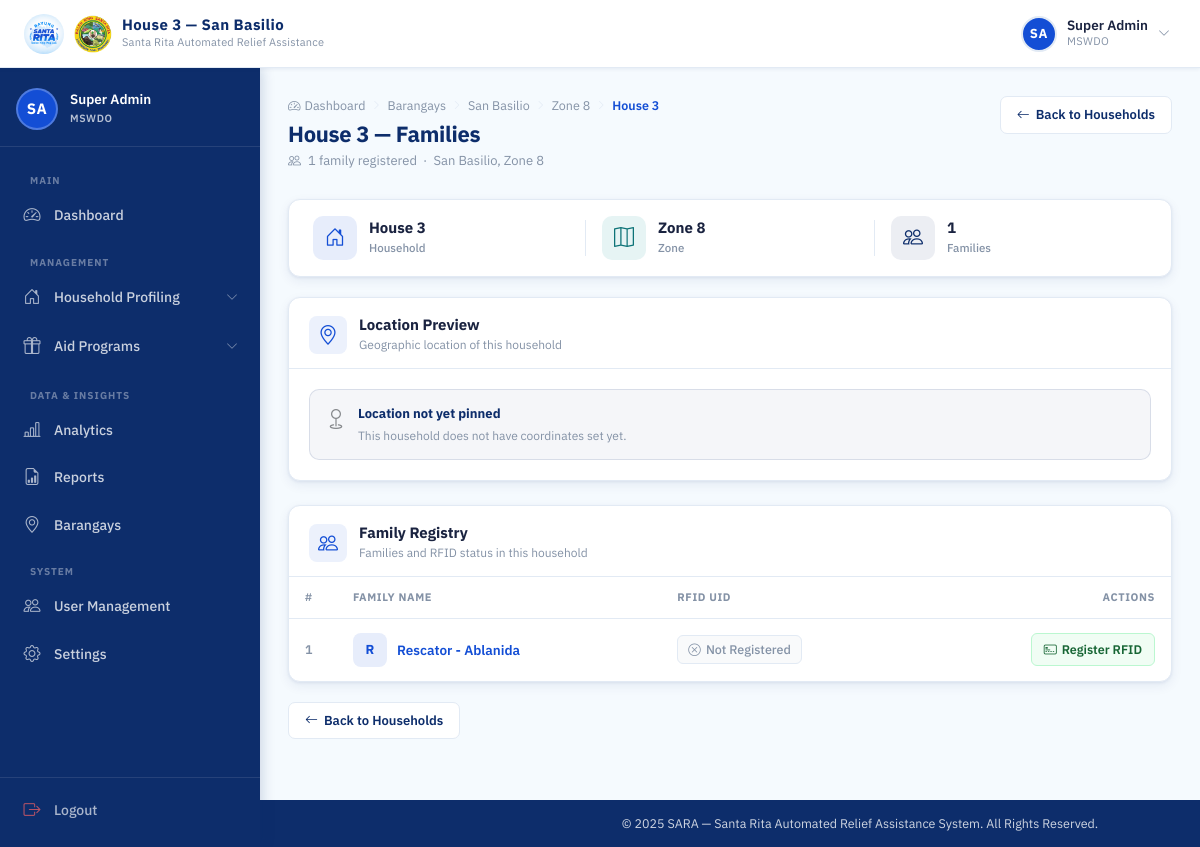
/mswdo/households/71/ (signed in), run on an earlier commit of the app's database.
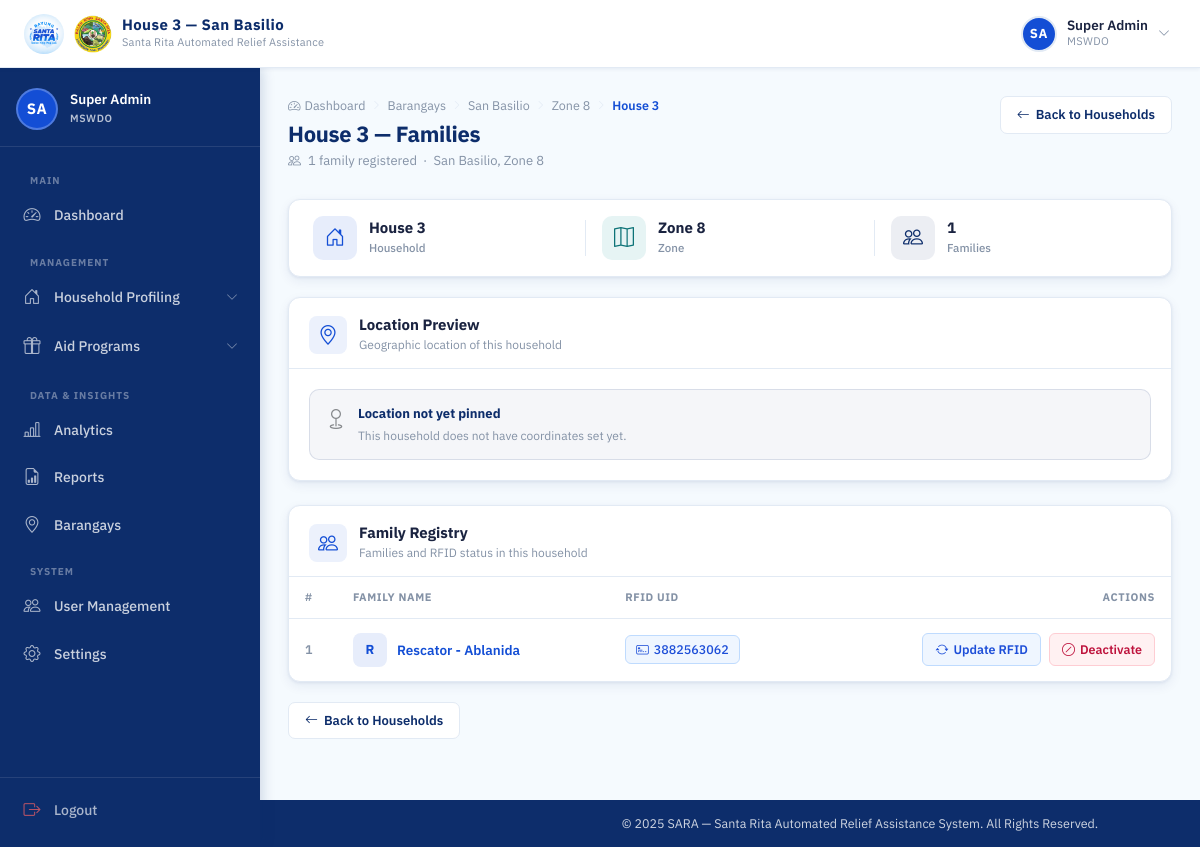
And on a later commit of the database.
### households/models.py (models this page shows, shortened)
class Family(models.Model):
    household = models.ForeignKey(Household, on_delete=models.CASCADE, related_name='families')
    family_name = models.CharField(max_length=100)
    rfid_uid = models.CharField(
        max_length=50,
        unique=True,
        null=True,
        blank=True
    )
    is_active = models.BooleanField(default=True)
    is_archived = models.BooleanField(default=False)
    archived_at = models.DateTimeField(null=True, blank=True)
    archived_by = models.ForeignKey(settings.AUTH_USER_MODEL, on_delete=models.SET_NULL, null=True, blank=True, related_name='+')

### households/views.py (the view)
# urls.py: path('mswdo/households/<int:household_id>/', views.household_info, name='household_info'),
@login_required
@session_protected
@mswdo_or_staff_required
def household_info(request, household_id):
    household = get_object_or_404(
        Household.objects.select_related('zone', 'barangay'),
        id=household_id
    )
    families = Family.objects.filter(
        household=household,
        is_active=True
    ).order_by('family_name')
    return render(request, 'households/household_info.html', {
        'household': household,
        'families': families,
    })

### accounts/context_processors.py (called while the page is built)
def auth_required(request):
    return {
        'requires_auth': request.user.is_authenticated
    }

### households/templates/households/household_info.html (shortened to what the changed rows need)
{% extends 'base.html' %}
{% load static %}
{% block css %}
<link rel="stylesheet" href="{% static 'css/mswdo_dashboard.css' %}">
<link rel="stylesheet" href="{% static 'css/barangay_accounts.css' %}">
<link rel="stylesheet" href="{% static 'css/barangay_list.css' %}">
<link rel="stylesheet" href="{% static 'css/households.css' %}">
<link rel="stylesheet" href="{% static 'css/scan_rfid.css' %}">
{% endblock %}
{% block content %}
<div class="dash-page-header">
  <div>
    <h1 class="dash-page-title">House {{ household.house_number }} — Families</h1>
  </div>
</div>
<div class="dash-panel mb-4">
  <div class="dash-panel__header">
    <div class="dash-panel__header-left">
      <div>
        <h2 class="dash-panel__title">Location Preview</h2>
      </div>
    </div>
  </div>
</div>
<div class="dash-panel">
  <div class="dash-panel__header">
    <div class="dash-panel__header-left">
      <div>
        <h2 class="dash-panel__title">Family Registry</h2>
      </div>
    </div>
  </div>
  <div class="dash-panel__body p-0">
    <div class="table-responsive">
      <table class="acct-table">
        <thead>
          <tr>
            <th class="acct-th">#</th>
            <th class="acct-th">Family Name</th>
            <th class="acct-th">RFID UID</th>
            <th class="acct-th acct-th--actions">Actions</th>
          </tr>
        </thead>
        <tbody>
          {% for family in families %}
          <tr class="acct-row">
            <td class="acct-td acct-td--num">{{ forloop.counter }}</td>
            <td class="acct-td">
              <div class="acct-barangay-cell">
                <div class="acct-avatar">{{ family.family_name|first|upper }}</div>
                <a href="{% url 'family_detail' family.id %}" class="hh-family-link">
                  {{ family.family_name }}
                </a>
              </div>
            </td>
            <td class="acct-td">
              {% if family.rfid_uid %}
                <span class="hh-rfid-tag hh-rfid-tag--registered">
                  <i class="bi bi-credit-card-2-front"></i> {{ family.rfid_uid }}
                </span>
              {% else %}
                <span class="hh-rfid-tag hh-rfid-tag--none">
                  <i class="bi bi-x-circle"></i> Not Registered
                </span>
              {% endif %}
            </td>
            <td class="acct-td acct-td--actions">
              <div class="acct-actions">
                {% if family.rfid_uid %}
                  <a href="{% url 'register_rfid_family' family.id %}" class="acct-btn acct-btn--edit">
                    <i class="bi bi-arrow-repeat"></i><span>Update RFID</span>
                  </a>
                  <a href="{% url 'deactivate_rfid' family.id %}"
                     class="acct-btn acct-btn--deactivate"
                     onclick="event.preventDefault(); showConfirmModal('Deactivate RFID for {{ family.family_name }}?', function() { window.location.href = '{% url 'deactivate_rfid' family.id %}'; }, { title: 'Deactivate RFID', confirmText: 'Deactivate' });">
                    <i class="bi bi-slash-circle"></i><span>Deactivate</span>
                  </a>
                {% else %}
                  <a href="{% url 'register_rfid_family' family.id %}" class="acct-btn acct-btn--register">
                    <i class="bi bi-credit-card-2-front"></i><span>Register RFID</span>
                  </a>
                {% endif %}
              </div>
            </td>
          </tr>
          {% endfor %}
        </tbody>
      </table>
    </div>
  </div>
</div>
{% endblock %}

What changed in the data, as far as the page shows it:
changed Family "Rescator - Ablanida": rfid_uid (not shown) → "3882563062"; rfid_uid "Not Registered Register RFID" → "Update RFID Deactivate"
